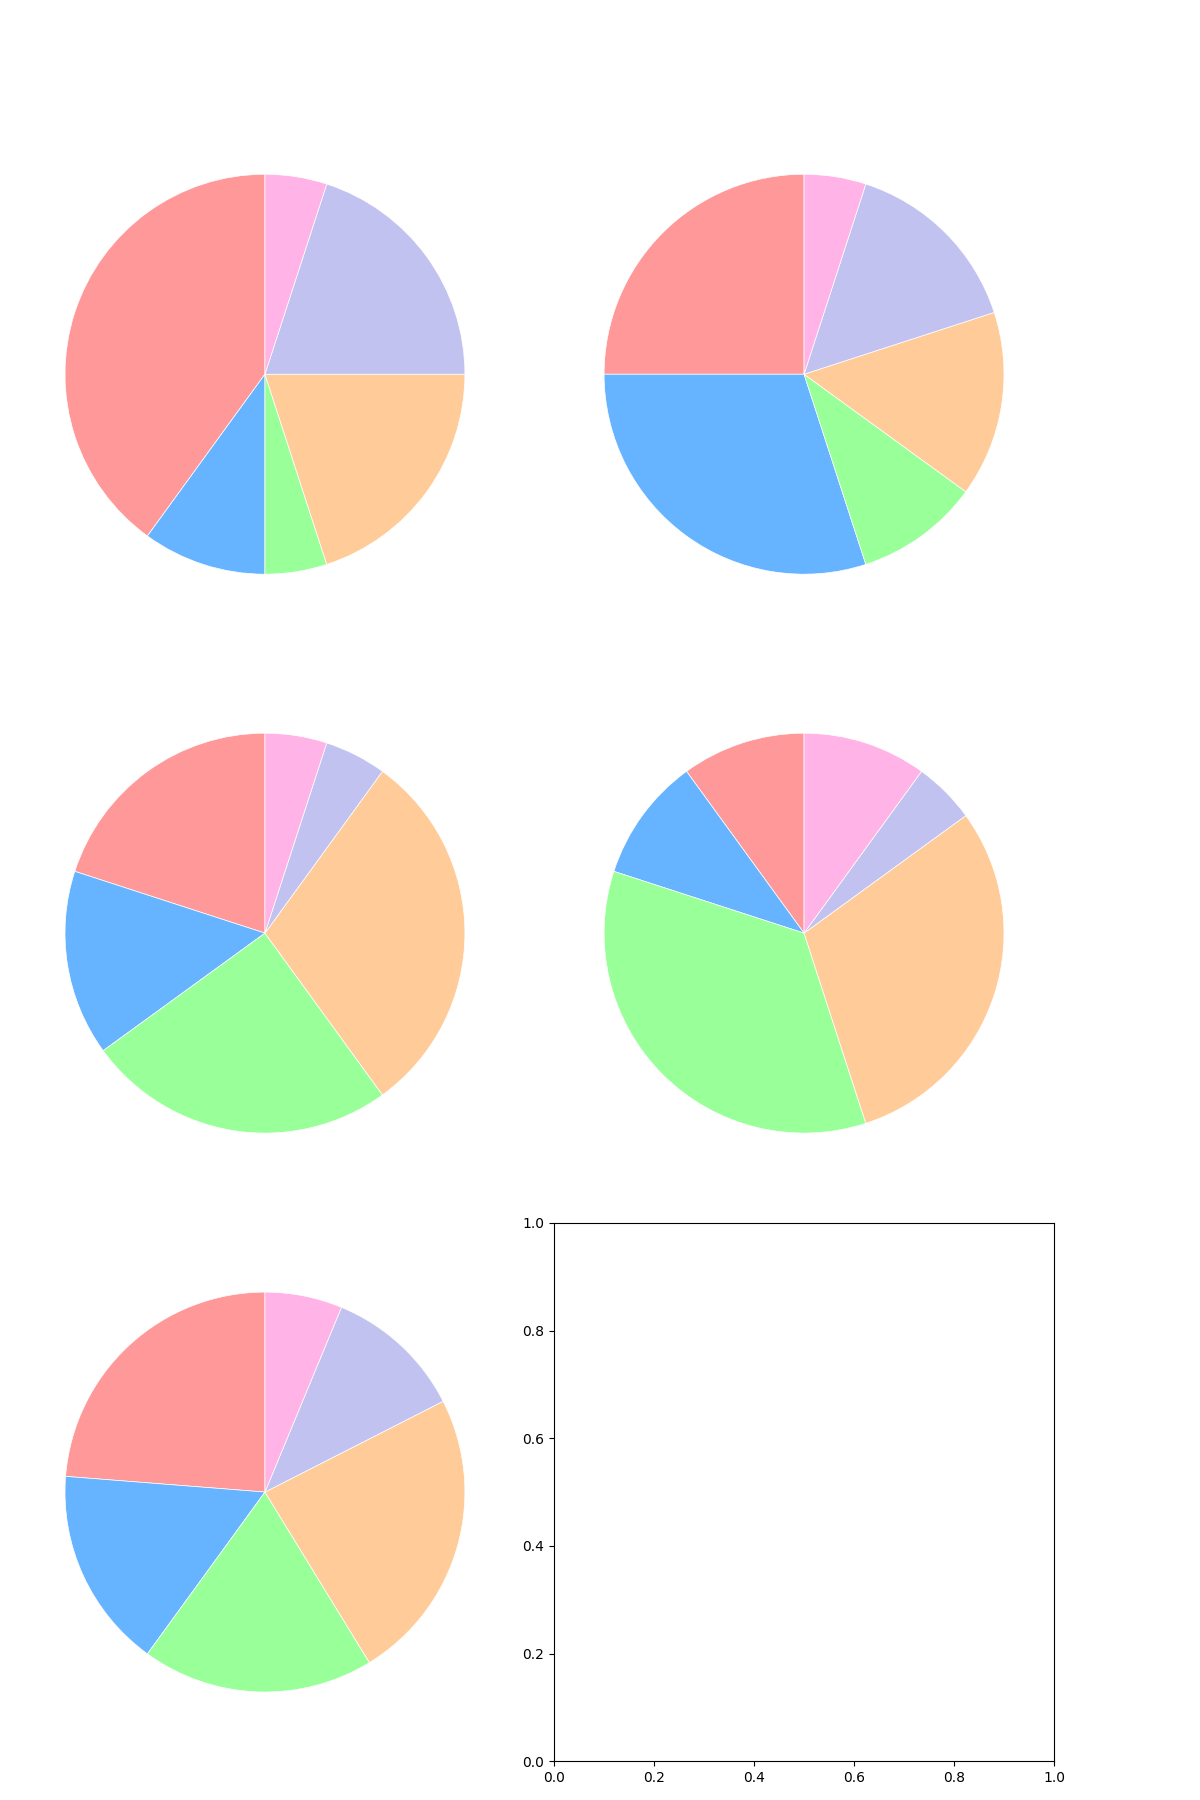

Write Python code to recreate this figure.
import matplotlib.pyplot as plt
import numpy as np

age_groups = ['Kids (5-12)', 'Teens (13-19)', 'Adults (20-40)', 'Seniors (40+)']
genres = ['Fantasy', 'Science Fiction', 'Mystery', 'Non-fiction', 'Romance', 'Horror']

data = {
    'Kids (5-12)': [40, 10, 5, 20, 20, 5],
    'Teens (13-19)': [25, 30, 10, 15, 15, 5],
    'Adults (20-40)': [20, 15, 25, 30, 5, 5],
    'Seniors (40+)': [10, 10, 35, 30, 5, 10]
}

colors = ['#ff9999', '#66b3ff', '#99ff99', '#ffcc99', '#c2c2f0', '#ffb3e6']

total_per_genre = np.array([sum(data[group][i] for group in age_groups) for i in range(len(genres))])

fig, axs = plt.subplots(3, 2, figsize=(12, 18))

for i, (group, group_data) in enumerate(data.items()):
    ax = axs[i // 2, i % 2]
    wedges, _ = ax.pie(
        group_data,
        colors=colors,
        startangle=90,
        pctdistance=0.85,
        wedgeprops=dict(edgecolor='w', linewidth=0.5),
    )
    
    centre_circle = plt.Circle((0, 0), 0.70, fc='white')
    fig.gca().add_artist(centre_circle)
    
    ax.set(aspect="equal")

ax = axs[2, 0]
wedges, _ = ax.pie(
    total_per_genre,
    colors=colors,
    startangle=90,
    pctdistance=0.85,
    wedgeprops=dict(edgecolor='w', linewidth=0.5),
)

centre_circle = plt.Circle((0, 0), 0.70, fc='white')
fig.gca().add_artist(centre_circle)

ax.set(aspect="equal")

plt.tight_layout(rect=[0, 0, 0.9, 0.95])

plt.show()
